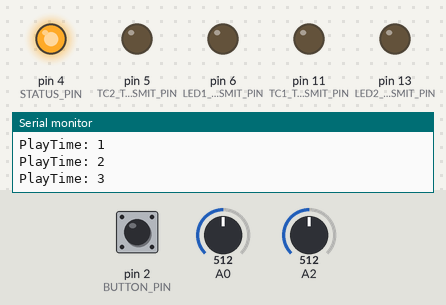
The sketch below on a simulated Arduino Uno, built with avr-gcc and run on an emulated ATmega328P. Shown: output pins drawn as LEDs (lit = HIGH), the last lines printed to the serial monitor. Inputs (shaded band) come from the test bench; at power-on: pin 2 (BUTTON_PIN) HIGH, A0 = 512, A2 = 512.

Above: at 6.5 s.
6.6 s: pin 2 (BUTTON_PIN) pulled LOW for 0.15 s
At 7.8 s:
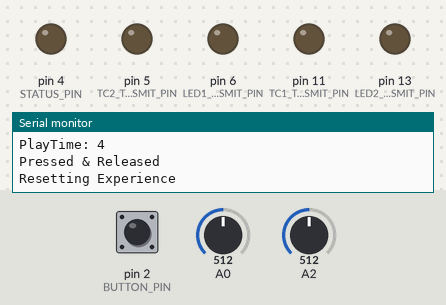
8.2 s: pin 2 (BUTTON_PIN) pulled LOW for 1 s
At 9.4 s:
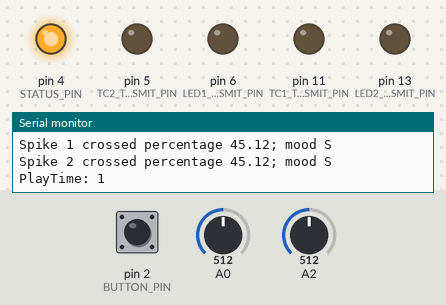
10.7 s: pin 2 (BUTTON_PIN) pulled LOW for 3.2 s
At 11.9 s:
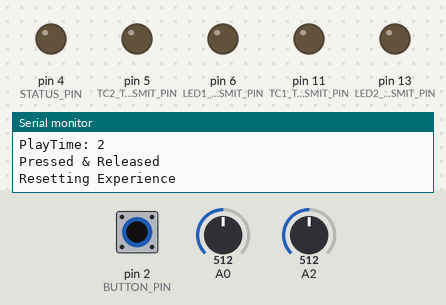
Timing chart, 0 to 13.7 s (numbered marks = the images above; inputs shaded):
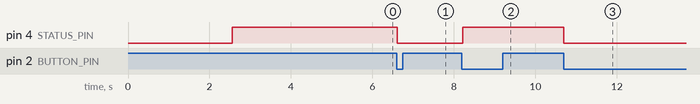

The sketch:

Sensor_arduino.ino
```cpp
#include <SoftwareSerial.h>
#include "Utils.h"
#include "LookConstants.h"
#include "GsrSensor.h"

const bool DEBUG=false; // set to true to output some extra average value data each second per user

const int GSR1=A0;
const int GSR2=A2;

const byte TC1_TRANSMIT_PIN = 11; // normaal 11. send data to the track controller (connect there with the READ_PIN)
const byte TC1_READ_PIN = 10; // unused and unconnected
const byte TC2_TRANSMIT_PIN = 5; // send data to the track controller (connect there with the READ_PIN)
const byte TC2_READ_PIN = 7; // unused and unconnected

const byte LED1_TRANSMIT_PIN = 6; // send data to the LED controller (connect there with the READ_PIN of the Leds.ino)
const byte LED1_READ_PIN = 12;// Unused and unconnected
const byte LED2_TRANSMIT_PIN = 13; // send data to the LED controller (connect there with the READ_PIN of the Leds.ino)
const byte LED2_READ_PIN = 9;// Unused and unconnected

const byte STATUS_PIN = 4;
const byte BUTTON_PIN = 2;

const int PAUSE_TRIGGERS_AFTER_SPIKE = 9; // In seconds; after a spike pause all triggers for this users for X seconds
const int COMPARE_WITH_SECONDS_AGO = 8; // In seconds; compare the current value for a user with the average of the last X seconds										 // excludes the value of now
const int THRESHOLD_STRESSED_PERCENTAGE = 2; // Threshold for both users; if the difference crosses this percentage they're stressed
const int THRESHOLD_RELAXED_PERCENTAGE = 3; // Threshold for both users; if the difference crosses this percentage they're relaxed
const int FADE_TRACKS_IN_SECONDS = 2; // The fade time for tracks, both fading in and out

const long MAX_PLAY_TIME = 611; // play time in seconds

unsigned long currPlayTime=0;
unsigned int currPlayTimeInSeconds=0;
unsigned long currPlayStartTime=0;

int pauseTriggers1Until = -1;
int pauseTriggers2Until = -1;

bool firstStart = true;


bool playing = false; // false = ready to run; true = running;

byte buttonState = LOW;

SoftwareSerial trackController1 =  SoftwareSerial(TC1_READ_PIN, TC1_TRANSMIT_PIN);
SoftwareSerial trackController2 =  SoftwareSerial(TC2_READ_PIN, TC2_TRANSMIT_PIN);
SoftwareSerial ledController1 =  SoftwareSerial(LED1_READ_PIN, LED1_TRANSMIT_PIN);
SoftwareSerial ledController2 =  SoftwareSerial(LED2_READ_PIN, LED2_TRANSMIT_PIN);

GsrSensor sensor1(GSR1);
GsrSensor sensor2(GSR2);

void setup(){
  trackController1.begin(9600);
  trackController2.begin(9600);
  ledController1.begin(4800);
  ledController2.begin(4800);
  Serial.begin(19200);

  Serial.println("");
  Serial.println("LOOK - Sensor Controller");


  pinMode(TC1_TRANSMIT_PIN, OUTPUT);
  pinMode(TC2_TRANSMIT_PIN, OUTPUT);
  pinMode(LED1_TRANSMIT_PIN, OUTPUT);
  pinMode(LED2_TRANSMIT_PIN, OUTPUT);
  pinMode(STATUS_PIN, OUTPUT);
  pinMode(BUTTON_PIN, INPUT);

  if (!playing)
  {
    digitalWrite(STATUS_PIN, LOW);
  }
}

void loop(){

  if (firstStart) {
    firstStart = false;
    delay(2500);
    resetExperience();
    beginExperience();
  }

  if ( playing )
  {
    loopForSensorValues();
    loopForPlayTime();
    if ( currPlayTime >= 50) {
      loopForSpikes();
    }
  }

loopForStateButton();
}

bool areTriggersPausedFor1()
{
	return ( pauseTriggers1Until > -1 && currPlayTimeInSeconds < pauseTriggers1Until );
}

bool areTriggersPausedFor2()
{
	return ( pauseTriggers2Until > -1 && currPlayTimeInSeconds < pauseTriggers2Until );
}

void beginExperience(){

  Serial.println("Starting Experience");

  sensor1.reset();
  sensor2.reset();

  trackController1.println("start");
  trackController2.println("start");
  currPlayTime = 0;
  currPlayTimeInSeconds=0;
  currPlayStartTime = millis();
  pauseTriggers1Until = -1;
  pauseTriggers2Until = -1;

  playing = true;
  digitalWrite(STATUS_PIN, HIGH);

  // get a first value reading and update the leds
  loopForSensorValues();
  updateLedBaselines();
  ledController1.println("start");
  ledController2.println("start");
}

void loopForPlayTime(){
  if ( playing ) {
    long currTime = millis();
    if ( currTime < currPlayTime ) { // we had a time reset
      currPlayStartTime = currTime;
    } else {
      currPlayTime = currTime-currPlayStartTime;

	    unsigned int playTimeInSeconds = currPlayTime/1000;
      if ( currPlayTimeInSeconds != playTimeInSeconds ) {

        currPlayTimeInSeconds=playTimeInSeconds;
        Serial.print("PlayTime: ");
        Serial.println( playTimeInSeconds );

		if ( pauseTriggers1Until > -1 && currPlayTimeInSeconds >= pauseTriggers1Until ) {
			pauseTriggers1Until = -1;
			Serial.println("Unpaused sensor 1");
		}
		if ( pauseTriggers2Until > -1 && currPlayTimeInSeconds >= pauseTriggers2Until ) {
			pauseTriggers2Until = -1;
			Serial.println("Unpaused sensor 2");
		}

		if (DEBUG) {
			int avgOverLastSeconds1 = sensor1.averageValueForLastSeconds(COMPARE_WITH_SECONDS_AGO, true);
			Serial.print("avg user 1: ");
			Serial.println( avgOverLastSeconds1 );

			int avgOverLastSeconds2 = sensor2.averageValueForLastSeconds(COMPARE_WITH_SECONDS_AGO, true);
			Serial.print("avg user 2: ");
			Serial.println( avgOverLastSeconds2 );
		}

        // and update the sensor average for leds
		updateLeds();
      }
    }

    if (currPlayTime >= MAX_PLAY_TIME*1000) {
      resetExperience();
    }
  }
}

void loopForSensorValues(){

  sensor1.loop();
  sensor2.loop();

  // Serial.print(" average user 1 ");
  // Serial.println(sensor1.averageValue());
}

void loopForSpikes(){
  if (playing && currPlayTime > 50)
  {
	String cmd="";

	/// USER 1
	if ( ! areTriggersPausedFor1() ) {
		int averageValueInLastXSeconds1 = sensor1.averageValueForLastSeconds( COMPARE_WITH_SECONDS_AGO );
		int averageValue1 = sensor1.averageValueForLastSecond();
		if ( sensorCrossesThreshold(averageValueInLastXSeconds1, averageValue1, STRESSED, THRESHOLD_STRESSED_PERCENTAGE, 1 ) ) {

			// Pause all triggers for this user for a couple of seconds
			pauseTriggers1Until = currPlayTimeInSeconds + PAUSE_TRIGGERS_AFTER_SPIKE;

			// User 1 spiked to stressed, fade in track 2, fade out track 3
			cmd = "inout:2_3-"+ String(FADE_TRACKS_IN_SECONDS);
			trackController1.println(cmd);

      delay(10);

			cmd = "inout:4_5-"+ String(FADE_TRACKS_IN_SECONDS);
			trackController1.println(cmd);

    cmd = "play:5-"+ String(FADE_TRACKS_IN_SECONDS);
    trackController1.println(cmd);

		} else if ( sensorCrossesThreshold(averageValueInLastXSeconds1, averageValue1, RELAXED, THRESHOLD_RELAXED_PERCENTAGE, 1 ) ) {

			// Pause all triggers for this user for a couple of seconds
			pauseTriggers1Until = currPlayTimeInSeconds + PAUSE_TRIGGERS_AFTER_SPIKE;

			// User 1 spiked to relaxed, fade in track 3, fade out track 2
			cmd = "inout:3_2-"+ String(FADE_TRACKS_IN_SECONDS);
			trackController1.println(cmd);

      delay(10);

      cmd = "inout:5_4-"+ String(FADE_TRACKS_IN_SECONDS);
			trackController1.println(cmd);

      cmd = "stop:5-"+ String(FADE_TRACKS_IN_SECONDS);
      trackController1.println(cmd);

		}
	}
	////////////////////////////////////////////////////////////////////////////////////////////////////////

	cmd="";
	/// USER 2
	if ( ! areTriggersPausedFor2() ) {
		int averageValueInLastXSeconds2 = sensor2.averageValueForLastSeconds( COMPARE_WITH_SECONDS_AGO );
		int averageValue2 = sensor2.averageValueForLastSecond();
		if ( sensorCrossesThreshold(averageValueInLastXSeconds2, averageValue2, STRESSED, THRESHOLD_STRESSED_PERCENTAGE, 2 ) ) {

			// Pause all triggers for this user for a couple of seconds
			pauseTriggers2Until = currPlayTimeInSeconds + PAUSE_TRIGGERS_AFTER_SPIKE;

			// User 2 spiked to stressed, fade in track 2, fade out track 3
			cmd = "inout:2_3-"+ String(FADE_TRACKS_IN_SECONDS);
			trackController2.println(cmd);

      delay(10);

			cmd = "inout:5_4-"+ String(FADE_TRACKS_IN_SECONDS);
			trackController2.println(cmd);

    cmd = "play:5-"+ String(FADE_TRACKS_IN_SECONDS);
    trackController2.println(cmd);

		} else if ( sensorCrossesThreshold(averageValueInLastXSeconds2, averageValue2, RELAXED, THRESHOLD_RELAXED_PERCENTAGE, 2 ) ) {

			// Pause all triggers for this user for a couple of seconds
			pauseTriggers2Until = currPlayTimeInSeconds + PAUSE_TRIGGERS_AFTER_SPIKE;

			// User 2 spiked to relaxed, fade in track 3, fade out track 2
			cmd = "inout:3_2-"+ String(FADE_TRACKS_IN_SECONDS);
			trackController2.println(cmd);

      delay(10);

			cmd = "inout:4_5-"+ String(FADE_TRACKS_IN_SECONDS);
			trackController2.println(cmd);

      cmd = "stop:5-"+ String(FADE_TRACKS_IN_SECONDS);
      trackController2.println(cmd);
		}
	}
	////////////////////////////////////////////////////////////////////////////////////////////////////////

  }
}


void loopForStateButton(){
  byte newButtonState = digitalRead(BUTTON_PIN);
  if (buttonState == HIGH && newButtonState == LOW) {
    Serial.println("Pressed & Released");
    if ( playing )
    {
      resetExperience();
    }else{
      beginExperience();
    }
  }
  buttonState = newButtonState;
}

void updateLedBaselines()
{
  String update1 = "ref:1-";
  int value1 = sensor1.baseValue();
  String total1 = update1 + value1;
  ledController1.println(total1);

  String update2 = "ref:1-";
  int value2 = sensor2.baseValue();
  String total2 = update2 + value2;
  ledController2.println(total2);
}

void updateLeds()
{
  if ( ! areTriggersPausedFor1() ) {
    String update1 = "avg:1-";
    int value1 = sensor1.averageValue();
    String total1 = update1 + value1;
    ledController1.println(total1);
  }

  if ( ! areTriggersPausedFor2() ) {
    String update2 = "avg:1-";
    int value2 = sensor2.averageValue();
    String total2 = update2 + value2;
    ledController2.println(total2);
  }
}

void resetExperience(){

  Serial.println("Resetting Experience");
  playing = false;
  digitalWrite(STATUS_PIN, LOW);

  trackController1.println("reset");
  trackController2.println("reset");
  ledController1.println("reset");
  ledController2.println("reset");
}

bool sensorCrossesThreshold(int base, int average, Emotion threshold, byte thresholdPercentage, byte id ) {
    float perc = (abs(base-average)/(base*1.0))*100.0;

    // Check if we have the right kind of up/down
    if ( (threshold == STRESSED && average < base) || ( threshold == RELAXED && average > base ) ) {

        bool crossed = perc >= thresholdPercentage;
        if ( crossed) {
            Serial.print("Spike ");
            Serial.print(id);
            Serial.print(" crossed percentage ");
            Serial.print(perc);
            Serial.print("; mood ");
            Serial.print((char)threshold);
            Serial.println("");
        }
        return crossed;
    }
    return false;
}
```

GsrSensor.cpp
```cpp
#include <Arduino.h>
#include "LookConstants.h"
#include "GsrSensor.h"

GsrSensor::GsrSensor(int pin)
{
    _currReadTime = millis();
    _currReadSecondsTime = millis();
    _pin = pin;
}

int GsrSensor::averageValue()
{
    return _averageValue;
}

int GsrSensor::averageValueForLastSecond()
{
	return _determineAverageForSecond();
}

int GsrSensor::averageValueForLastSeconds(int nrOfSeconds, bool debug=false)
{
	if (nrOfSeconds <= SENSOR_MAX_SECONDS_COUNT && nrOfSeconds > 0)
	{
		int sum=0;
		int nrOfValues=0;

		int nextIndex = _sensorLastSecondsIndex - 2; // the _sensorLastSecondsIndex is actually for the next second position,
													// and we need to count the average exclusive the current one
		if (nextIndex < 0)
		{
			nextIndex = SENSOR_MAX_SECONDS_COUNT + nextIndex;
		}

		for (int i=nrOfSeconds;i>0;i--) {
			if (_sensorLastSecondsValues[nextIndex] > 0) {
				sum += _sensorLastSecondsValues[nextIndex];
				nrOfValues += 1;

				if (debug)
				{
					Serial.print(_sensorLastSecondsValues[nextIndex]);
					Serial.print(", ");
				}

				nextIndex=nextIndex-1;

				if ( nextIndex < 0 ) {
					nextIndex = SENSOR_MAX_SECONDS_COUNT + nextIndex;
				}

			} else {
				break; // apparently we didn't have any prior measure, so leave it.
			}
		}
		return nrOfValues > 0 ? ( sum / nrOfValues ) : averageValue();
	}
	return averageValue(); // else just return the current
}

int GsrSensor::baseValue()
{
    return _baseValue;
}

int GsrSensor::_determineAverage()
{
    int sum=0;
    for(int i=0;i<SENSOR_MAX_COUNT;i++)           //Average the 10 measurements to remove the glitch
        {
        sum += _sensorValues[i];
        }
    return sum/SENSOR_MAX_COUNT;
}

int GsrSensor::_determineAverageForSecond()
{
    int sum=0;
	int nrOfValues=0;
    for(int i=0;i<SENSOR_MAX_PER_SECOND_COUNT;i++) //Average the last non-zero measurements
    {
		  if (_sensorSecondsValues[i] > 0) {
	      sum += _sensorSecondsValues[i];
			  nrOfValues += 1;
		  }
    }
    return nrOfValues > 0 ? sum/nrOfValues : 0;
}


void GsrSensor::loop()
{
    unsigned long currTime = millis();
    if ( currTime < _currReadTime) // we had a time reset
    {
        _currReadTime = currTime;
    } else if ( currTime - _currReadTime >= READ_SENSOR_INTERVAL ) {

        _currReadTime = currTime;
        _processSensor();
    }

    if ( currTime < _currReadSecondsTime) // we had a time reset
    {
    	_currReadSecondsTime = currTime;
    } else if ( currTime - _currReadSecondsTime >= 1000 ) {

        _currReadSecondsTime = currTime;
        _processSensorForSeconds();
    }
}

void GsrSensor::_processSensor()
{
    _sensorValues[_sensorIndex] = analogRead(_pin);
    _sensorIndex += 1;
    if ( _sensorIndex == SENSOR_MAX_COUNT ) {
        _sensorIndex = 0;

	    _averageValue = _determineAverage();
   	 	if (_averageValue > _baseValue) {
        	_baseValue = _averageValue;
    	}

		// keep adding to the per seconds array too
		_sensorSecondsValues[_sensorSecondsIndex] = _averageValue;
		_sensorSecondsIndex += 1;
		if ( _sensorSecondsIndex == SENSOR_MAX_PER_SECOND_COUNT ) {
			_sensorSecondsIndex = 0;
		}
    }
}

void GsrSensor::_processSensorForSeconds()
{
	// get average for last/current second
	int averageForSeconds = _determineAverageForSecond();
	_sensorLastSecondsValues[_sensorLastSecondsIndex] = averageForSeconds;

	_sensorLastSecondsIndex += 1;
	if ( _sensorLastSecondsIndex >= SENSOR_MAX_SECONDS_COUNT ) {
		_sensorLastSecondsIndex = 0;
	}

	// and clear the per seconds values
	//_resetPerSecondValues();
}

void GsrSensor::reset()
{
    int s1 = sizeof(_sensorValues) / sizeof(_sensorValues[0]);
    memset( _sensorValues, 0,  s1 * sizeof(_sensorValues[0]) );

    int s2 = sizeof(_sensorSecondsValues) / sizeof(_sensorSecondsValues[0]);
    memset( _sensorSecondsValues, 0,  s2 * sizeof(_sensorSecondsValues[0]) );

    int s3 = sizeof(_sensorLastSecondsValues) / sizeof(_sensorLastSecondsValues[0]);
    memset( _sensorLastSecondsValues, 0,  s3 * sizeof(_sensorLastSecondsValues[0]) );

	_resetPerSecondValues();

    _baseValue = 0;
    _averageValue = 0;
}

void GsrSensor::_resetPerSecondValues()
{
    int s1 = sizeof(_sensorSecondsValues) / sizeof(_sensorSecondsValues[0]);
    memset( _sensorSecondsValues, 0,  s1 * sizeof(_sensorSecondsValues[0]) );
}
```

GsrSensor.h
```cpp
#ifndef SENSOR_H
#define SENSOR_H

#include <Arduino.h>
#include "LookConstants.h"

class GsrSensor
{
public:
    GsrSensor(int pin);
    int baseValue();
    int averageValue();
    int averageValueForLastSecond();
    void loop();
    void reset();
    int averageValueForLastSeconds(int nrOfSeconds, bool debug=false);
private:
    int _determineAverage();
    int _determineAverageForSecond();
    void _resetPerSecondValues();
    void _processSensor();
    void _processSensorForSeconds();
    static constexpr byte READ_SENSOR_INTERVAL = 5;
    static constexpr byte SENSOR_MAX_PER_SECOND_COUNT = 10;
    static constexpr byte SENSOR_MAX_SECONDS_COUNT = 20;
    static constexpr byte SENSOR_MAX_COUNT = 10;
    int _baseValue=0;
    int _averageValue=0;
    int _pin;
    int _sensorIndex = 0;
    int _sensorSecondsIndex = 0;
    int _sensorLastSecondsIndex = 0;
    int _sensorValues[10] = {0,0,0,0,0,0,0,0,0,0};
    int _sensorSecondsValues[10] = {0,0,0,0,0,0,0,0,0,0};
    int _sensorLastSecondsValues[20] = {0,0,0,0,0,0,0,0,0,0,0,0,0,0,0,0,0,0,0,0};
    unsigned long _currReadTime=0;
    unsigned long _currReadSecondsTime=0;
};

#endif
```

LookConstants.h
```cpp
#ifndef LOOKCONSTANTS_H
#define LOOKCONSTANTS_H

enum Emotion {RELAXED='R', STRESSED='S'};
enum PlayState {FADEIN,FADEOUT};

// DEFAULT: above this percentage value it's stress, below it's relaxed
const byte THRESHOLD_SENSOR = 10; // percentage 0 - 100

// DEFAULT: Time for a track to fade in/out
const byte FADE_TIME_IN_SECONDS = 4; // in seconds

// DEFAULT: once a spike has been registered, don't execute the decision again
// before this nr of seconds
const byte SPIKE_INTERVAL = 1; // in seconds

#endif
```

Spike.h
```cpp
#ifndef SPIKE_H
#define SPIKE_H

#include <Arduino.h>
#include <SoftwareSerial.h>
#include "Utils.h"
#include "LookConstants.h"
#include "GsrSensor.h"

class Spike
{
public:
    Spike(byte track=1,PlayState state=FADEIN, byte fadeTime=FADE_TIME_IN_SECONDS, byte sensor=0, Emotion threshold=STRESSED,byte thresholdPercentage=THRESHOLD_SENSOR);
    bool loop(unsigned long playTime, SoftwareSerial &comms, int loopSensorRef1, int loopSensorRef2, int sensor1Average, int sensor2Average);
    void reset();
    bool isActiveInTimeRange(unsigned long playTime);
    bool isParsed();
    byte id;
    byte fadeTime;
    byte interval;
    byte repeat;
    byte sensor;
    byte compareWithSecondsAgo;
    PlayState state;
	TimeRange timeRange;
    Emotion threshold;
    byte thresholdDuration;
    byte thresholdPercentage;
    byte track;
    static int sensorReference1;
    static int sensorReference2;
private:
    String _processEligiblity(int base, int average);
    bool _sensorCrossesSpikeThreshold(int base, int average);
    byte _parsed;
    unsigned long _lastParsed;
};

/*
  byte thresholdDuration; // 1 default;  for how many seconds to measure the value (on average); max SENSOR_MAX_SECONDS_COUNT
  byte thresholdPercentage; // the spike change
  byte repeat; // -1 infinite, > 0, the amount of times
  int track; // which track nr to fade
  long fadeTime; // time for fading in
  PlayState state; // FADEOUT for fade out, FADEIN for fade in
  byte user; // for which user do we need to check the sensor value (1 or 2 for now)
  Emotion threshold; // STRESSED for a lowering in sensor value, CALM for a highering in sensor value

  byte parsed; // nr of times it has been parsed, unless repeat is set to infinite, begins at 0
  long lastParsed; // last parse time, begins at 0
*/

#endif
```

Source omitted: Spike.cpp (5422 bytes), Utils.h (130 bytes)

Measured:
- after the input at 6.6 s, pin 4 (STATUS_PIN): HIGH → LOW at once
- after the input at 8.2 s, pin 4 (STATUS_PIN): LOW → HIGH at once
- after the input at 10.7 s, pin 4 (STATUS_PIN): HIGH → LOW at once
